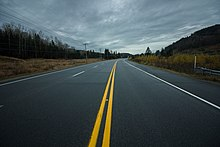
#> input picture introduction_to_ai/Line generation imgs/Road.jpg, 220 x 147 px
$ jupyter execute 'Line recon.ipynb'   (shell and % lines are left out)
#> lines starting #> are read from the running program, lines starting #| are printed output that depends on the picture
[cell 1]
from scipy.signal import convolve2d
from matplotlib import pyplot as plt
import numpy as np
import cv2
from PIL import Image


filename = 'Road'
original_img = Image.open('Line generation imgs/' + filename + '.jpg').convert('L')
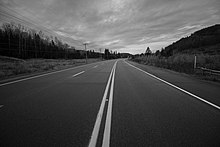
#> original_img: PIL image 220x147 L; min 0, max 245, mean 75.9
original_img = np.array(original_img)
original_img = original_img/255
#> original_img: shape (147, 220) float64
fil = np.array([[0,-1,0],[-1,4,-1],[0,-1,0]])
fmap2 = convolve2d(original_img,fil,mode='same')
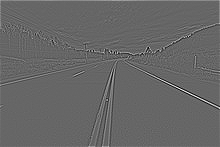
#> fmap2: shape (147, 220) float64; min -1.37, max 2.03, mean 0.00599; drawn with min black and max white
plt.axis('off')
plt.imshow(fmap2, cmap='gray')
plt.imsave('Line generation imgs/' + filename + 'output' + '.jpg', fmap2, cmap='gray')

$ run again, with introduction_to_ai/Line generation imgs/Skyscraper.jpg copied over introduction_to_ai/Line generation imgs/Road.jpg
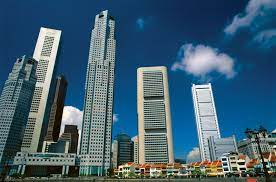
#> input picture introduction_to_ai/Line generation imgs/Skyscraper.jpg, 276 x 182 px
#> `original_img = Image.open('Line generation imgs/' + filename + '.jpg')..`:
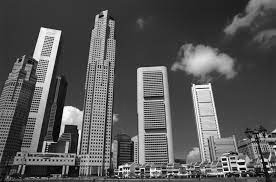
#> original_img: PIL image 276x182 L; min 0, max 255, mean 87.8
#> `fmap2 = convolve2d(original_img,fil,mode='same')`:
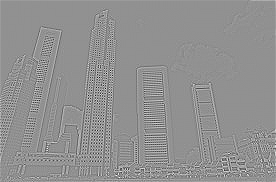
#> fmap2: shape (182, 276) float64; min -2.84, max 2.16, mean 0.00466; drawn with min black and max white

$ run again, with introduction_to_ai/Line generation imgs/Tree.jpg copied over introduction_to_ai/Line generation imgs/Road.jpg
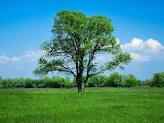
#> input picture introduction_to_ai/Line generation imgs/Tree.jpg, 164 x 123 px
#> `original_img = Image.open('Line generation imgs/' + filename + '.jpg')..`:
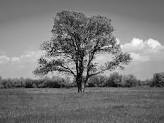
#> original_img: PIL image 164x123 L; min 1, max 255, mean 119.9
#> `fmap2 = convolve2d(original_img,fil,mode='same')`:
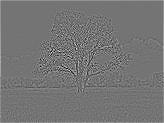
#> fmap2: shape (123, 164) float64; min -1.7, max 2.02, mean 0.0122; drawn with min black and max white
